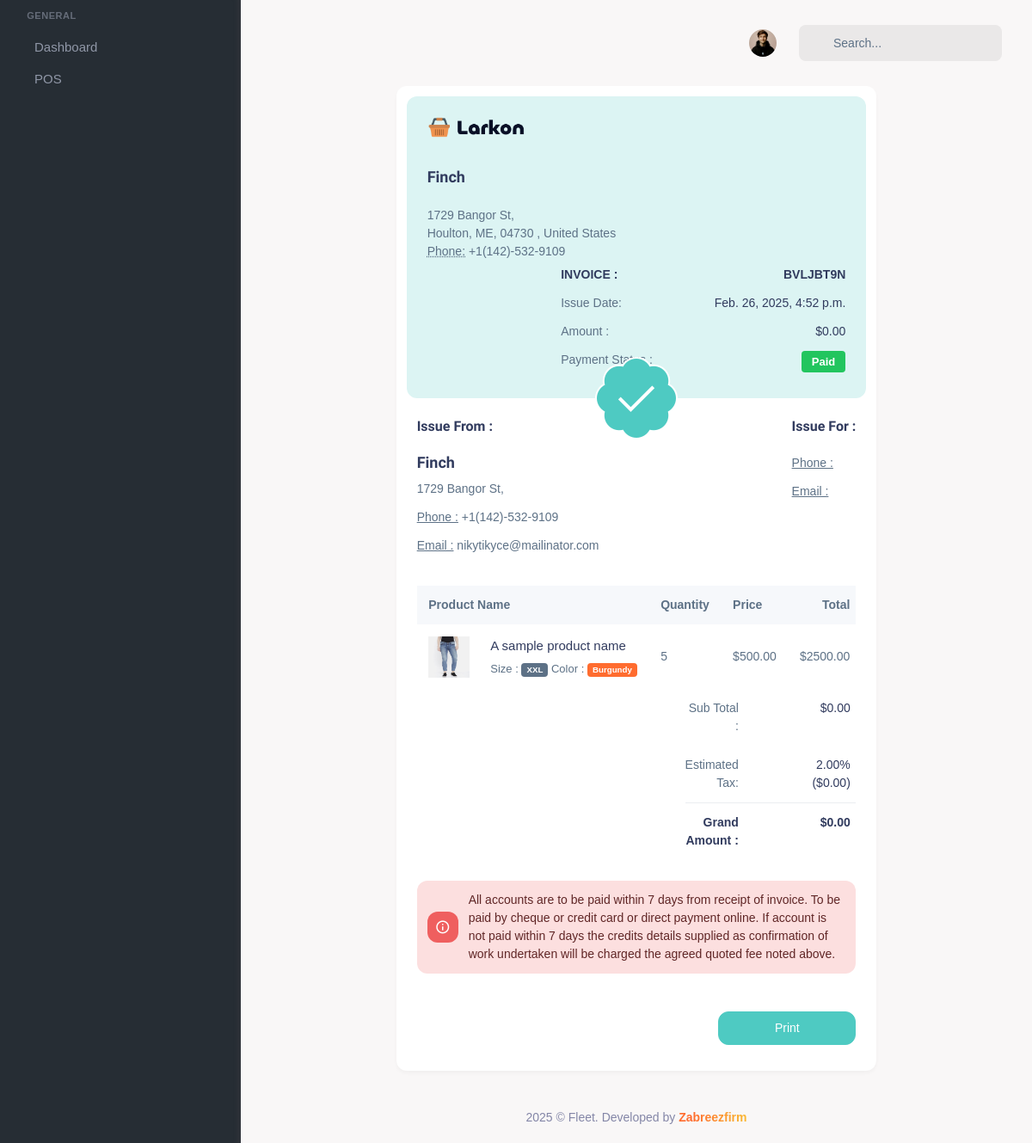
Page /pos/invoice/13/ (signed in) on the earlier database version.
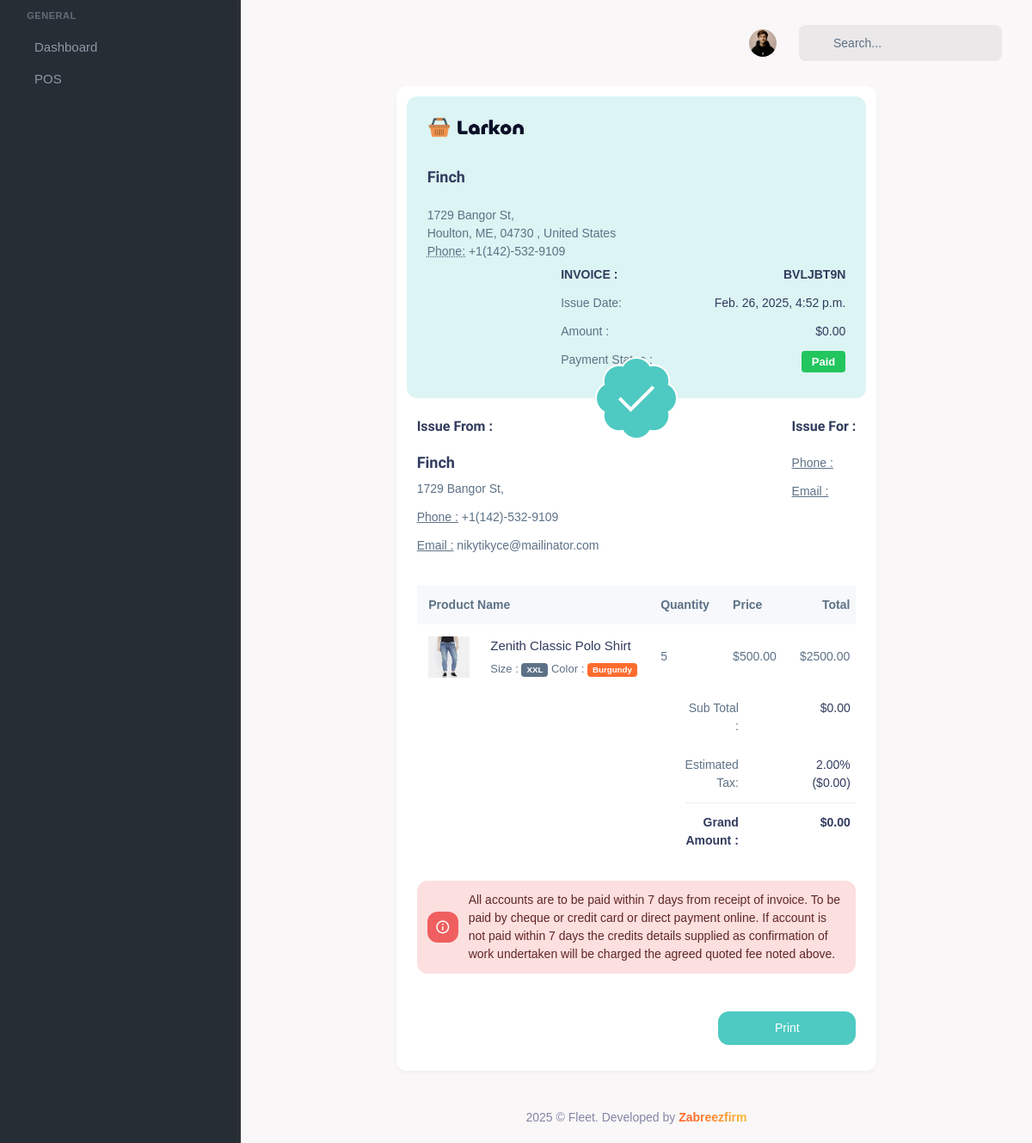
Same page on the later database version.
### pos/models.py (models this page shows, shortened)
class POSItem(models.Model):
    pos = models.ForeignKey(POS, on_delete=models.CASCADE, related_name="items")
    product = models.ForeignKey(Product, on_delete=models.CASCADE)
    quantity = models.PositiveIntegerField()
    sale_price = models.DecimalField(max_digits=10, decimal_places=2)  # Price per unit
    discount = models.DecimalField(max_digits=5, decimal_places=2, default=0.00)  # Discount on item in percentage
    total_price = models.DecimalField(max_digits=12, decimal_places=2, editable=False)
    color = models.ForeignKey(Color, on_delete=models.CASCADE, null=True, blank=True)
    size = models.ForeignKey(Size, on_delete=models.CASCADE, null=True, blank=True)
    class Meta:
        verbose_name = "POS Item"
        verbose_name_plural = "POS Items"

### core/models.py (models this page shows, shortened)
class Product(models.Model):
    name = models.CharField(max_length=255)
    slug = models.SlugField(unique=True, blank=True, null=True)
    description = models.TextField()
    is_featured = models.BooleanField(default=False)
    cost_price = models.DecimalField(max_digits=10, decimal_places=2, default=0.00, help_text="Cost price per unit")
    price = models.DecimalField(max_digits=10, decimal_places=2, help_text="Selling price per unit")
    total_units_sold = models.PositiveIntegerField(default=0)
    total_revenue = models.DecimalField(max_digits=12, decimal_places=2, default=0.00)
    total_profit = models.DecimalField(max_digits=12, decimal_places=2, default=0.00)
    total_views = models.PositiveIntegerField(default=0)
    discount = models.DecimalField(max_digits=5, decimal_places=2, default=0.00, help_text="Discount in percentage")  # Discount in percentage
    barcode = models.ImageField(upload_to="products/barcodes", blank=True, null=True)  # Barcode as image
    stock_quantity = models.PositiveIntegerField()
    size = models.ManyToManyField(Size, blank=True)
    seo_title = models.CharField(max_length=255, blank=True, null=True)
    seo_description = models.TextField(blank=True, null=True)
    seo_keywords = models.TextField(blank=True, null=True)
    category = models.ForeignKey(Category, on_delete=models.CASCADE, related_name="products")
    tags = models.ManyToManyField(Tag, blank=True)
    image = models.ImageField(upload_to="products/images", blank=True, null=True)
    sku = models.CharField(max_length=8, unique=True, blank=True, null=True)
    created_at = models.DateTimeField(auto_now_add=True)
    updated_at = models.DateTimeField(auto_now=True)
    class Meta:
        verbose_name = "Product"
        verbose_name_plural = "          Products"

class Size(models.Model):
    name = models.CharField(max_length=50, unique=True)
    class Meta:
        verbose_name = "Size"
        verbose_name_plural = "           Sizes"
        ordering = ['name']

class Color(models.Model):
    name = models.CharField(max_length=50, unique=True)
    hex_code = models.CharField(max_length=7, unique=True, help_text="Hex color code, e.g., #FF5733")
    class Meta:
        verbose_name = "Color"
        verbose_name_plural = "           Colors"
        ordering = ['name']

### pos/views.py (the view)
# urls.py: path('invoice/<int:pos_id>/', invoice, name='invoice'),
def invoice(request, pos_id):
    try:
        pos = POS.objects.get(id=pos_id)
        company_setting = CompanySetting.objects.first()
    except ObjectDoesNotExist:
        return render(request, '404.html')
    return render(request, 'invoice.html', {"pos": pos, "company": company_setting})

### core/templatetags/custom_filters.py (called while the page is built)
@register.filter
def tax_amount(sub_total, tax_rate):
    try:
        sub_total = float(sub_total)
        tax_rate = float(tax_rate)
        return (sub_total * tax_rate) / 100
    except (ValueError, TypeError):
        return 0

### pos/models.py (called while the page is built)
    @property
    def net_total(self):
        discount_amount = (self.sub_total * self.discount) / 100
        taxable_amount = self.sub_total - discount_amount
        tax_amount = (taxable_amount * self.tax) / 100
        return taxable_amount + tax_amount

### setting/context_preprocessor.py (called while the page is built)
def currency_context(request):
    currency_code = CompanySetting.objects.first().currency_code
    currency_symbol = CompanySetting.objects.first().currency_symbol
    return {
        'currency_code': currency_code,
        'currency_symbol': currency_symbol,
    }

### templates/invoice.html (shortened to what the changed rows need)
{% extends 'partials/base.html' %}
{% load static %}
{% load custom_filters %}
{% block content %}
<div class="container-fluid">
    <div class="row justify-content-center">
        <div class="col-lg-8">
            <div class="card">
                <div class="card-body">
                    <div class="row">
                        <div class="col-12">
                            <div class="table-responsive table-borderless text-nowrap table-centered">
                                <table class="table mb-0">
                                    <thead class="bg-light bg-opacity-50">
                                        <tr>
                                            <th class="border-0 py-2">Product Name</th>
                                            <th class="border-0 py-2">Quantity</th>
                                            <th class="border-0 py-2">Price</th>
                                            <th class="text-end border-0 py-2">Total</th>
                                        </tr>
                                    </thead>
                                    <tbody>
                                        {% for item in pos.items.all %}
                                        <tr>
                                            <td>
                                                <div class="d-flex align-items-center gap-3">
                                                    <div class="rounded bg-light avatar d-flex align-items-center justify-content-center">
                                                        <img src="{{ item.product.image.url }}" alt="" class="avatar">
                                                    </div>
                                                    <div>
                                                        <a href="#!" class="text-dark fw-medium fs-15">{{ item.product.name }}</a>
                                                        <p class="text-muted mb-0 mt-1 fs-13"><span>Size : </span> <span class="badge bg-secondary">{{ item.size.name }}</span> <span>Color : </span> <span class="badge bg-primary">{{ item.color.name }}</span></p>
                                                    </div>
                                                </div>
                                            </td>
                                            <td>{{ item.quantity }}</td>
                                            <td>{{ currency_symbol }}{{ item.sale_price }}</td>
                                            <td class="text-end">{{ currency_symbol }}{{ item.total_price }}</td>
                                        </tr>
                                        {% endfor %}
                                    </tbody>
                                </table>
                            </div>
                        </div>
                    </div>
                </div>
            </div>
        </div>
    </div>
</div>
{% endblock %}

Differences in the rows shown:
changed through a linked row, POSItem "XXL": product.name "A sample product name" → "Zenith Classic Polo Shirt"
